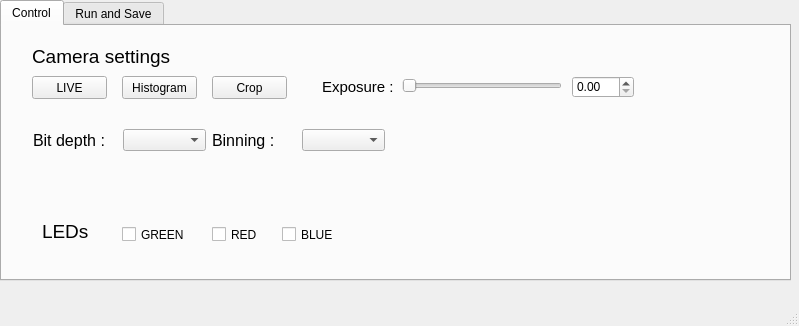
<?xml version="1.0" encoding="UTF-8"?>
<ui version="4.0">
 <class>MainWindow</class>
 <widget class="QMainWindow" name="MainWindow">
  <property name="geometry">
   <rect>
    <x>0</x>
    <y>0</y>
    <width>799</width>
    <height>326</height>
   </rect>
  </property>
  <property name="windowTitle">
   <string>ISOI Software</string>
  </property>
  <widget class="QWidget" name="centralwidget">
   <widget class="QTabWidget" name="tabWidget">
    <property name="geometry">
     <rect>
      <x>0</x>
      <y>0</y>
      <width>791</width>
      <height>281</height>
     </rect>
    </property>
    <property name="currentIndex">
     <number>0</number>
    </property>
    <widget class="QWidget" name="tab">
     <attribute name="title">
      <string>Control</string>
     </attribute>
     <widget class="QSlider" name="expSlider">
      <property name="geometry">
       <rect>
        <x>400</x>
        <y>50</y>
        <width>160</width>
        <height>19</height>
       </rect>
      </property>
      <property name="orientation">
       <enum>Qt::Horizontal</enum>
      </property>
     </widget>
     <widget class="QPushButton" name="liveBtn">
      <property name="geometry">
       <rect>
        <x>30</x>
        <y>50</y>
        <width>75</width>
        <height>23</height>
       </rect>
      </property>
      <property name="text">
       <string>LIVE</string>
      </property>
     </widget>
     <widget class="QPushButton" name="cropBtn">
      <property name="geometry">
       <rect>
        <x>210</x>
        <y>50</y>
        <width>75</width>
        <height>23</height>
       </rect>
      </property>
      <property name="text">
       <string>Crop</string>
      </property>
     </widget>
     <widget class="QLabel" name="expLabel">
      <property name="geometry">
       <rect>
        <x>320</x>
        <y>50</y>
        <width>71</width>
        <height>21</height>
       </rect>
      </property>
      <property name="font">
       <font>
        <pointsize>11</pointsize>
       </font>
      </property>
      <property name="text">
       <string>Exposure :</string>
      </property>
     </widget>
     <widget class="QPushButton" name="histoBtn">
      <property name="geometry">
       <rect>
        <x>120</x>
        <y>50</y>
        <width>75</width>
        <height>23</height>
       </rect>
      </property>
      <property name="text">
       <string>Histogram</string>
      </property>
     </widget>
     <widget class="QLabel" name="label">
      <property name="geometry">
       <rect>
        <x>30</x>
        <y>20</y>
        <width>151</width>
        <height>21</height>
       </rect>
      </property>
      <property name="font">
       <font>
        <pointsize>14</pointsize>
       </font>
      </property>
      <property name="text">
       <string>Camera settings</string>
      </property>
     </widget>
     <widget class="QDoubleSpinBox" name="C_expSb">
      <property name="geometry">
       <rect>
        <x>570</x>
        <y>50</y>
        <width>62</width>
        <height>22</height>
       </rect>
      </property>
     </widget>
     <widget class="QLabel" name="label_2">
      <property name="geometry">
       <rect>
        <x>40</x>
        <y>190</y>
        <width>81</width>
        <height>31</height>
       </rect>
      </property>
      <property name="font">
       <font>
        <pointsize>14</pointsize>
       </font>
      </property>
      <property name="text">
       <string>LEDs</string>
      </property>
     </widget>
     <widget class="QCheckBox" name="Green">
      <property name="geometry">
       <rect>
        <x>120</x>
        <y>200</y>
        <width>75</width>
        <height>17</height>
       </rect>
      </property>
      <property name="text">
       <string>GREEN</string>
      </property>
     </widget>
     <widget class="QCheckBox" name="Red">
      <property name="geometry">
       <rect>
        <x>210</x>
        <y>200</y>
        <width>75</width>
        <height>17</height>
       </rect>
      </property>
      <property name="text">
       <string>RED</string>
      </property>
     </widget>
     <widget class="QCheckBox" name="BLUE">
      <property name="geometry">
       <rect>
        <x>280</x>
        <y>200</y>
        <width>75</width>
        <height>17</height>
       </rect>
      </property>
      <property name="text">
       <string>BLUE</string>
      </property>
     </widget>
     <widget class="QWidget" name="">
      <property name="geometry">
       <rect>
        <x>31</x>
        <y>101</y>
        <width>352</width>
        <height>26</height>
       </rect>
      </property>
      <layout class="QHBoxLayout" name="horizontalLayout">
       <item>
        <widget class="QLabel" name="label_7">
         <property name="font">
          <font>
           <pointsize>12</pointsize>
          </font>
         </property>
         <property name="text">
          <string>Bit depth :</string>
         </property>
        </widget>
       </item>
       <item>
        <widget class="QComboBox" name="binBox"/>
       </item>
       <item>
        <widget class="QLabel" name="label_3">
         <property name="font">
          <font>
           <pointsize>12</pointsize>
          </font>
         </property>
         <property name="text">
          <string>Binning :</string>
         </property>
        </widget>
       </item>
       <item>
        <widget class="QComboBox" name="bitBox"/>
       </item>
      </layout>
     </widget>
    </widget>
    <widget class="QWidget" name="tab_2">
     <attribute name="title">
      <string>Run and Save</string>
     </attribute>
     <widget class="QPushButton" name="SaveEBtn">
      <property name="geometry">
       <rect>
        <x>270</x>
        <y>70</y>
        <width>154</width>
        <height>23</height>
       </rect>
      </property>
      <property name="text">
       <string>SAVE</string>
      </property>
     </widget>
    </widget>
   </widget>
  </widget>
  <widget class="QMenuBar" name="menubar">
   <property name="geometry">
    <rect>
     <x>0</x>
     <y>0</y>
     <width>799</width>
     <height>26</height>
    </rect>
   </property>
  </widget>
  <widget class="QStatusBar" name="statusbar"/>
 </widget>
 <resources/>
 <connections/>
</ui>
